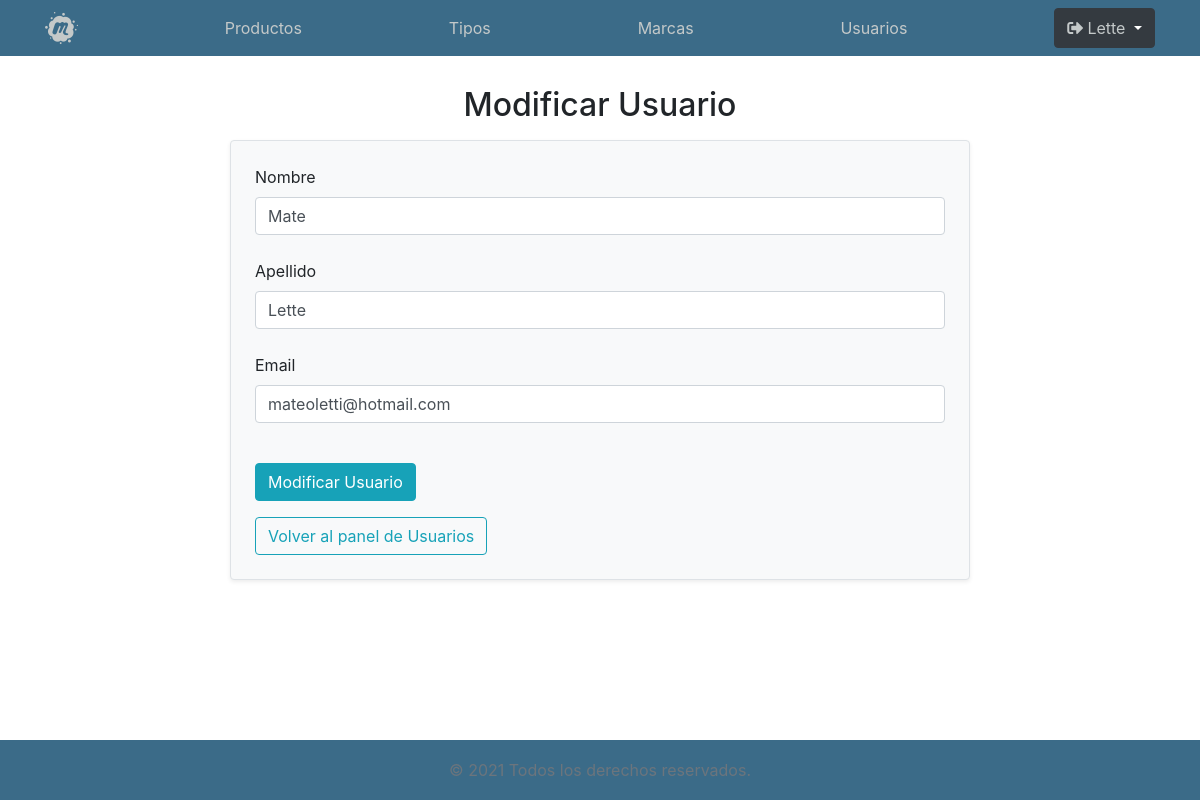
/formModificarUsuario.php?idUsuario=1 (signed in), run on the app's committed database.
### tables this page shows
Create table usuarios(
idUsuario int auto_increment,
nomUsuario varchar(50),
apeUsuario varchar(50),
emailUsuario varchar(50),
primary key (idUsuario),
unique key (emailUsuario)


);

### funciones/usuarios.php (called while the page is built, shortened)
<?php
function seeUser(){
    $idUsuario = $_GET["idUsuario"];
    $link = conectar();
    $sql = "SELECT idUsuario, nomUsuario, apeUsuario, emailUsuario
            FROM usuarios
            WHERE idUsuario = ".$idUsuario;
    $resultado = mysqli_query($link,$sql)
        or die(mysqli_error($link));
    $usuario = mysqli_fetch_assoc($resultado);
    return $usuario;
}

### formModificarUsuario.php (the view, shortened to what this page needs)
<?php
require "funciones/usuarios.php";
$usuario = seeUser();
include "includes/nav.php";
?>
<main class="container">
<h2 class="text-center pb-2">Modificar  Usuario</h2>
<div class='alert bg-light p-4 col-8 mx-auto border shadow-sm '>
    <form action="modificarUsuarios.php" method="POST">
        <div class="form-group">
        <label for="nomUsuario">Nombre</label>
        <input type="text" name="nomUsuario" class="form-control" id="nomUsuario" required
            value="<?=$usuario["nomUsuario"] ?>" >
         <br>
        <label for="apeUsuario">Apellido</label>
        <input type="text" name="apeUsuario" class="form-control" id="apeUsuario" required
                 value="<?=$usuario["apeUsuario"] ?>"  >
        <br>
        <label for="emailUsuario">Email</label>
        <input type="email" name="emailUsuario" class="form-control" id="emailUsuario" required
        value="<?=$usuario["emailUsuario"] ?>" >
        <br>
        </div>
        <button class="btn btn-info">Modificar Usuario</button>
        <br>
        <a href="adminUsuarios.php" class="btn btn-outline-info mt-3">Volver al panel de Usuarios</a>
    </form>
</main>
<?php include "includes/footer.php" ?>

### css/estilos.css (style rules this page uses)
html { position: relative; min-height: 100%; }
body { margin-bottom: 60px; }
main { margin-top: 30px; }

### data on the page
usuarios: nomUsuario "Mate", apeUsuario "Lette", emailUsuario "mateoletti@hotmail.com"

### other printed values
$_SESSION["usuario"] "Lette"
